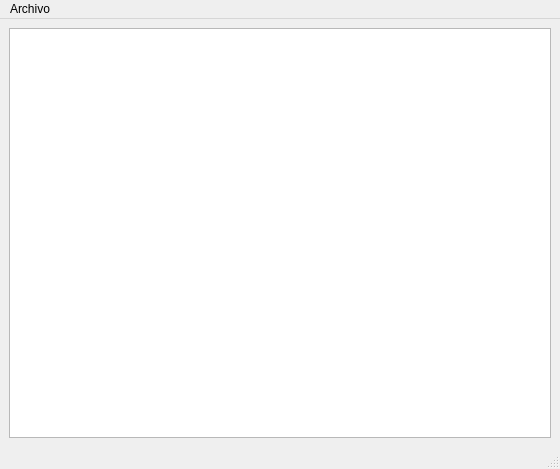
<?xml version="1.0" encoding="UTF-8"?>
<ui version="4.0">
 <class>Visor</class>
 <widget class="QMainWindow" name="Visor">
  <property name="geometry">
   <rect>
    <x>0</x>
    <y>0</y>
    <width>560</width>
    <height>469</height>
   </rect>
  </property>
  <property name="windowTitle">
   <string>MainWindow</string>
  </property>
  <widget class="QWidget" name="centralwidget">
   <layout class="QGridLayout" name="gridLayout_2">
    <item row="0" column="0">
     <layout class="QGridLayout" name="gridLayout">
      <item row="0" column="0">
       <widget class="QGraphicsView" name="graphicsView"/>
      </item>
     </layout>
    </item>
   </layout>
  </widget>
  <widget class="QMenuBar" name="menubar">
   <property name="geometry">
    <rect>
     <x>0</x>
     <y>0</y>
     <width>560</width>
     <height>21</height>
    </rect>
   </property>
   <widget class="QMenu" name="menuArchivo">
    <property name="title">
     <string>Archivo</string>
    </property>
    <addaction name="actionGuardar_Imagen"/>
    <addaction name="actionExportar_DXF"/>
    <addaction name="separator"/>
    <addaction name="actionSalir"/>
   </widget>
   <addaction name="menuArchivo"/>
  </widget>
  <widget class="QStatusBar" name="statusbar"/>
  <action name="actionGuardar_Imagen">
   <property name="text">
    <string>Guardar Imagen</string>
   </property>
  </action>
  <action name="actionExportar_DXF">
   <property name="text">
    <string>Exportar DXF</string>
   </property>
  </action>
  <action name="actionSalir">
   <property name="text">
    <string>Salir</string>
   </property>
  </action>
 </widget>
 <resources/>
 <connections/>
</ui>
